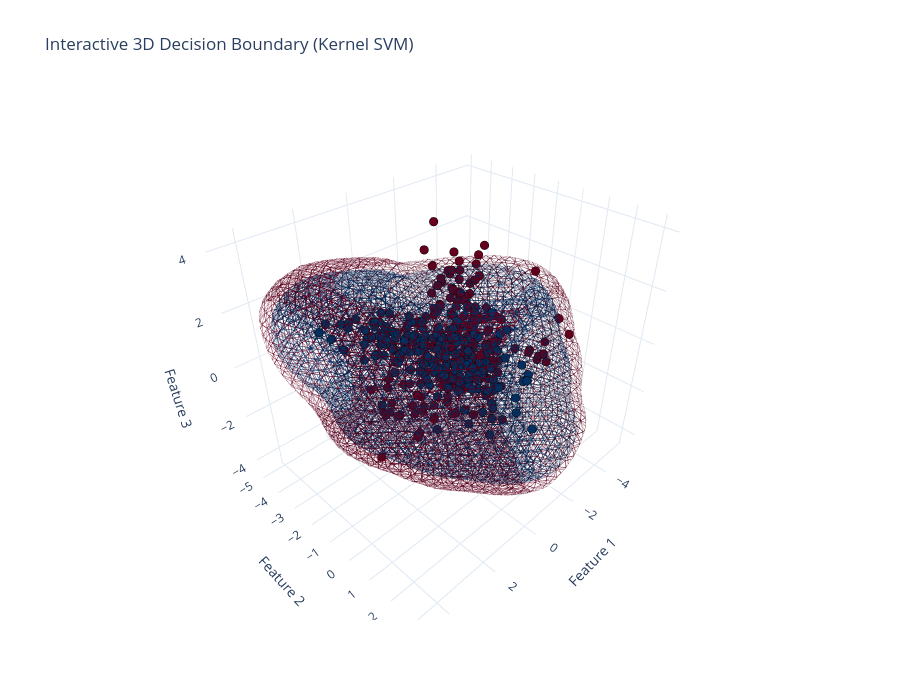

This figure's notebook cell:
### Code cell
import plotly.graph_objects as go
import numpy as np
from sklearn.datasets import make_classification
from sklearn.svm import SVC

# 1. Create a 3D Toy Dataset
X_3d, y_3d = make_classification(n_samples=400, n_features=3, n_informative=3, 
                                 n_redundant=0, n_classes=2, random_state=42)

# 2. Train a highly non-linear Kernel SVM
model_3d = SVC(kernel='rbf', probability=True, gamma=0.5)
model_3d.fit(X_3d, y_3d)

# 3. Create a dense 3D grid of points to evaluate the model's predictions
grid_resolution = 30 # Number of points per axis
x_min, x_max = X_3d[:, 0].min() - 1, X_3d[:, 0].max() + 1
y_min, y_max = X_3d[:, 1].min() - 1, X_3d[:, 1].max() + 1
z_min, z_max = X_3d[:, 2].min() - 1, X_3d[:, 2].max() + 1

# Generate the 3D coordinates
xx, yy, zz = np.mgrid[x_min:x_max:grid_resolution*1j, 
                      y_min:y_max:grid_resolution*1j, 
                      z_min:z_max:grid_resolution*1j]

# Predict the probability of Class 1 for every single point in the 3D space
grid_points = np.c_[xx.ravel(), yy.ravel(), zz.ravel()]
probs = model_3d.predict_proba(grid_points)[:, 1].reshape(xx.shape)

# 4. Plot using Plotly 3D
fig = go.Figure()

# Plot the actual data points
fig.add_trace(go.Scatter3d(
    x=X_3d[:, 0], y=X_3d[:, 1], z=X_3d[:, 2],
    mode='markers',
    # FIX: Changed 'coolwarm' to 'RdBu' to match Plotly's color dictionary
    marker=dict(size=5, color=y_3d, colorscale='RdBu', line=dict(width=1, color='black')),
    name='Data Points'
))

# Plot the 3D Decision Boundary (Isosurface where probability is exactly 50%)
fig.add_trace(go.Isosurface(
    x=xx.flatten(), y=yy.flatten(), z=zz.flatten(),
    value=probs.flatten(),
    isomin=0.45, isomax=0.55, # Capture the boundary edge
    surface_fill=0.3,         # Make it semi-transparent so you can see inside
    caps=dict(x_show=False, y_show=False, z_show=False),
    colorscale='RdBu',
    showscale=False,
    name='Decision Boundary'
))

fig.update_layout(
    title='Interactive 3D Decision Boundary (Kernel SVM)',
    scene=dict(xaxis_title='Feature 1', yaxis_title='Feature 2', zaxis_title='Feature 3'),
    template='plotly_white',
    width=900, height=700
)

fig.show()

### Figure 1 — Plotly figure (JSON) as saved in the notebook; plotly's stock layout.template omitted (floating-point values rounded to 4 significant figures; data arrays with more than 128 entries replaced by an {"elided": "..."} marker saying what was removed)
{"data": [{"marker": {"color": {"elided": "400 int values"}, "colorscale": [[0, "rgb(103,0,31)"], [0.1, "rgb(178,24,43)"], [0.2, "rgb(214,96,77)"], [0.3, "rgb(244,165,130)"], [0.4, "rgb(253,219,199)"], [0.5, "rgb(247,247,247)"], [0.6, "rgb(209,229,240)"], [0.7, "rgb(146,197,222)"], [0.8, "rgb(67,147,195)"], [0.9, "rgb(33,102,172)"], [1, "rgb(5,48,97)"]], "line": {"color": "black", "width": 1}, "size": 5}, "mode": "markers", "name": "Data Points", "type": "scatter3d", "x": {"elided": "400 float values"}, "y": {"elided": "400 float values"}, "z": {"elided": "400 float values"}}, {"caps": {"x": {"show": false}, "y": {"show": false}, "z": {"show": false}}, "colorscale": [[0, "rgb(103,0,31)"], [0.1, "rgb(178,24,43)"], [0.2, "rgb(214,96,77)"], [0.3, "rgb(244,165,130)"], [0.4, "rgb(253,219,199)"], [0.5, "rgb(247,247,247)"], [0.6, "rgb(209,229,240)"], [0.7, "rgb(146,197,222)"], [0.8, "rgb(67,147,195)"], [0.9, "rgb(33,102,172)"], [1, "rgb(5,48,97)"]], "isomax": 0.55, "isomin": 0.45, "name": "Decision Boundary", "showscale": false, "surface": {"fill": 0.3}, "type": "isosurface", "value": {"elided": "27000 float values"}, "x": {"elided": "27000 float values"}, "y": {"elided": "27000 float values"}, "z": {"elided": "27000 float values"}}], "layout": {"height": 700, "scene": {"xaxis": {"title": {"text": "Feature 1"}}, "yaxis": {"title": {"text": "Feature 2"}}, "zaxis": {"title": {"text": "Feature 3"}}}, "title": {"text": "Interactive 3D Decision Boundary (Kernel SVM)"}, "width": 900}}
